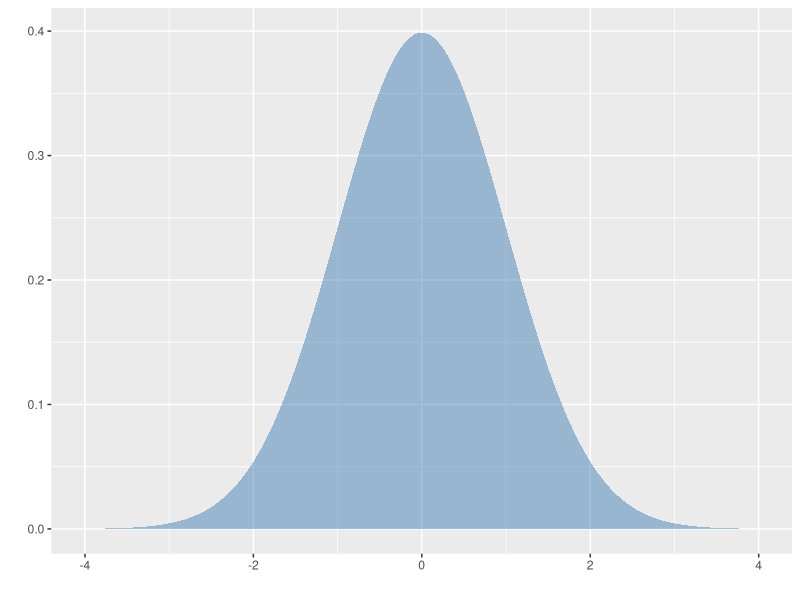
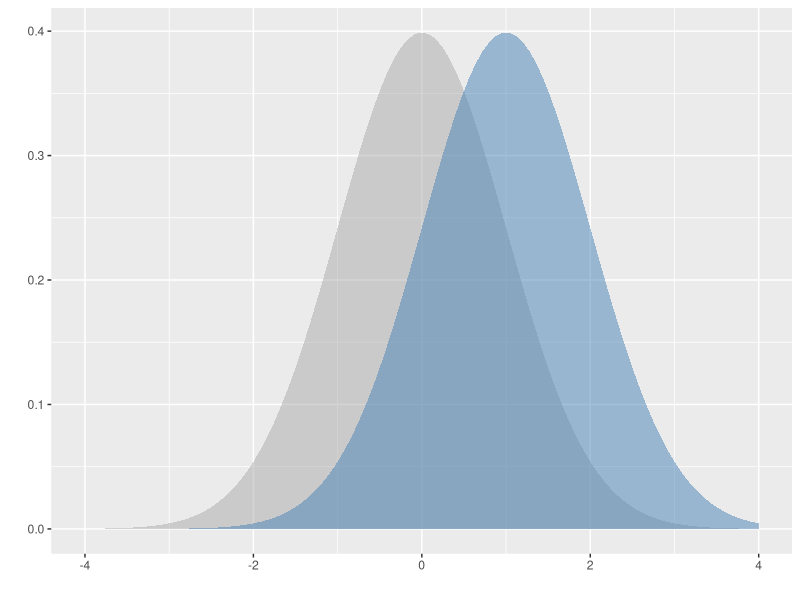
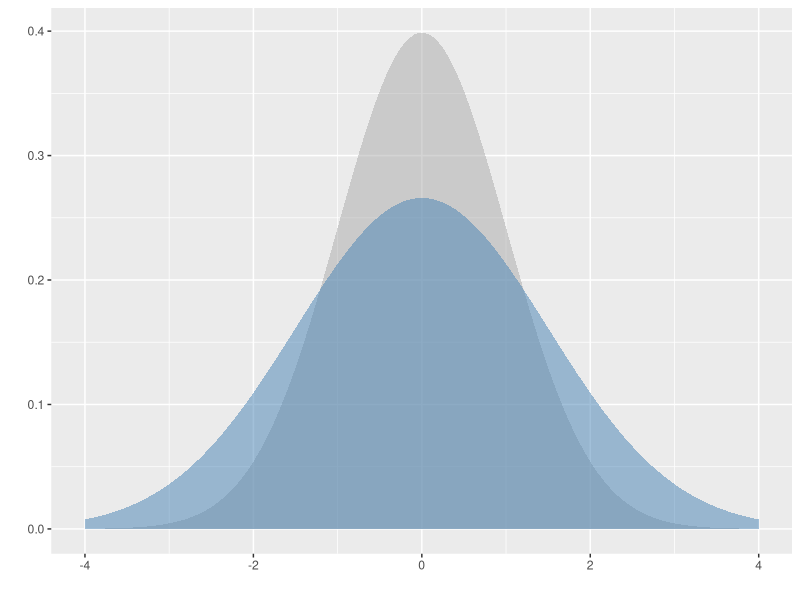
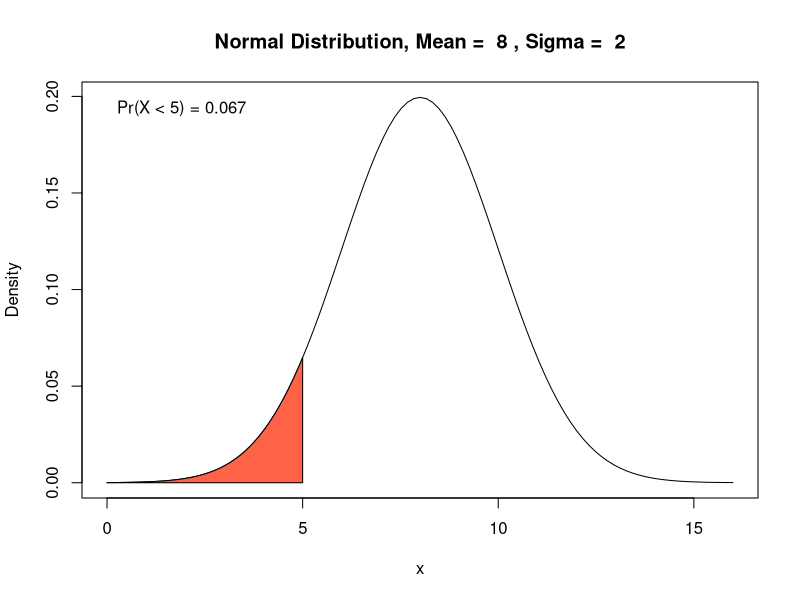
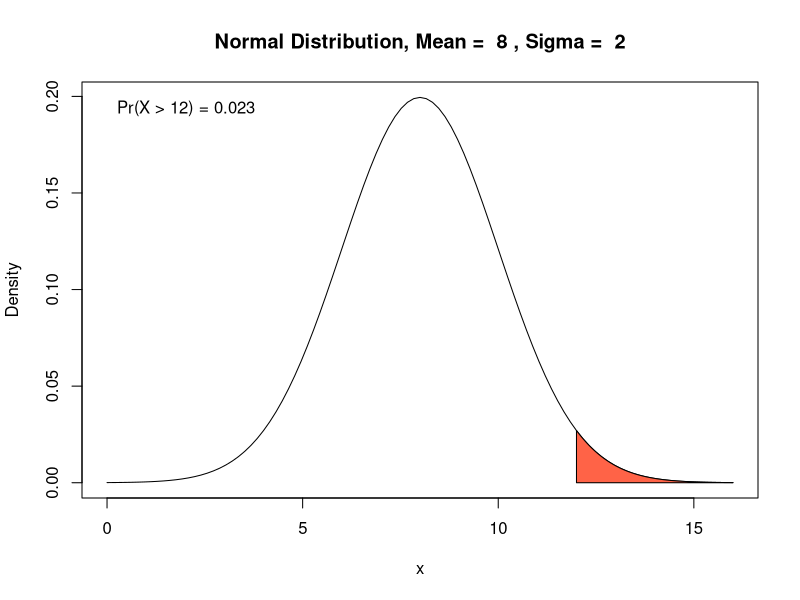
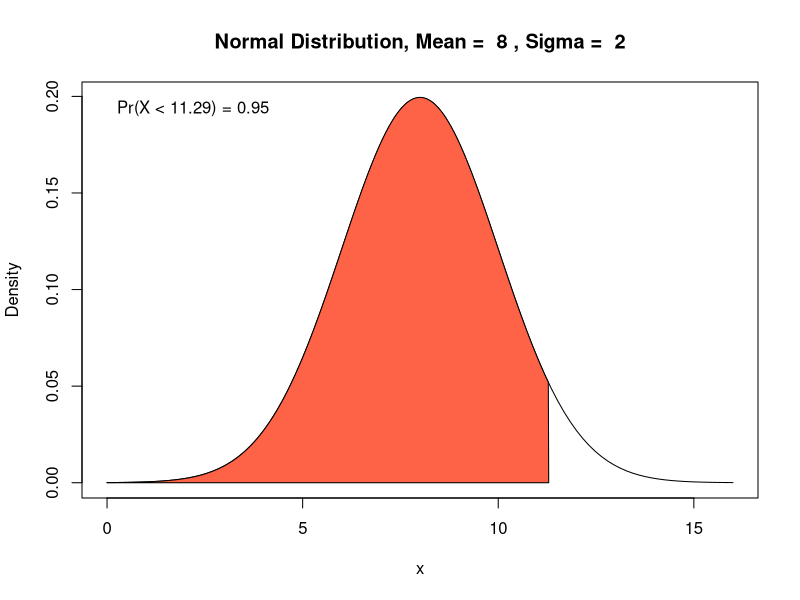

Here is the R script that generated these plots, in order:
## ---- chunk 1
knitr::opts_chunk$set(warning = FALSE, message = FALSE)
## ---- chunk 2
library(ggplot2) # for ggplot()
## ---- chunk 3

## We will create a function for generating density plots

## There is a lot happening with the code below, but don't worry, 
## you will NOT be asked to replicate this user-generated function 
## in any assessments, this is simply just set up to generate plots 
## specific to this script.

plot_normal <- function(x, mu, sd, a="", b="", area = "less"){
  # Define area to highlight
  
  if (area == "less") {
    auc <- c(0,dnorm(seq(mu-sd*4,x,sd*0.01), mean = mu, sd = sd),0)
    x_values <- c(mu-sd*4,seq(mu-sd*4,x,sd*0.01),x)
  } else {
    if (area == "greater") {
      auc <- c(0,dnorm(seq(x,mu+sd*4,sd*0.01), mean = mu, sd = sd),0)
      x_values <- c(x,seq(x,mu+sd*4,sd*0.01),mu+sd*4)
    } else {
      if (area == "between") {
        auc <- c(0,dnorm(seq(a,b,sd*0.01), mean = mu, sd = sd),0)
        x_values <- c(a,seq(a,b,sd*0.01),b)
      }
    }
  }
  
  # Create probability statement
  
  if (area == "less") {
    prob_statement <- paste("Pr(X < ",x,") = ", round(pnorm(x,mu,sd),3), sep = "")
  } else {
    if (area == "greater") {
      prob_statement <- paste("Pr(X > ",x,") = ", 
                              round(pnorm(x,mu,sd,lower.tail = FALSE),3), sep = "")
    } else {
      if (area == "between") {
        prob_statement <- paste("Pr(",a," < x < ",b,") = ", 
                                round(pnorm(b,mu,sd) - pnorm(a,mu,sd),3), sep = "")}
      else {
        prob_statement <- ""
      }
    }
  }
  
  
  # Plot density
  curve(expr = dnorm(x,mu,sd), 
        xlim = c(mu-sd*4,mu+sd*4), 
        main = paste("Normal Distribution, Mean = ",mu,", Sigma = ",sd),
        ylab = "Density")
  if (area != "") {
    polygon(x = x_values, y = auc, col = "tomato")
    text(x = mu-sd*4, y = dnorm(mu-sd/4,mu,sd), labels = prob_statement, pos = 4)
  }
  
}
## ---- chunk 4
data = data.frame(x = c(-4, 4))

ggplot(data = data, aes(x)) + 
  stat_function(fun = dnorm, geom = "area", fill = "steelblue", alpha = 0.5, 
                n = 101, args = list(mean = 0, sd = 1)) +  
  xlab("") + ylab("") 
## ---- chunk 5
ggplot(data = data, aes(x)) + 
  stat_function(fun = dnorm, geom = "area", fill = "darkgrey", alpha = 0.5, 
                n = 101, args = list(mean = 0, sd = 1)) +  
  stat_function(fun = dnorm, geom = "area", fill = "steelblue", alpha = 0.5, 
                n = 101, args = list(mean = 1, sd = 1)) +  
  xlab("") + ylab("") 

## ---- chunk 6
ggplot(data = data, aes(x)) + 
  stat_function(fun = dnorm, geom = "area", fill = "darkgrey", alpha = 0.5, 
                n = 101, args = list(mean = 0, sd = 1)) +  
  stat_function(fun = dnorm, geom = "area", fill = "steelblue", alpha = 0.5, 
                n = 101, args = list(mean = 0, sd = 1.5)) +  
  xlab("") + ylab("") 
## ---- chunk 7
# (a) P(X <= 5)
mean <- 8  
sd <- 2 

x_a <- 5 
ans.a <- pnorm(x_a, mean, sd, lower.tail = TRUE) 
print(round(ans.a,3))

# Let's visualise this using a density plot 
plot_normal(5,8,2)
## ---- chunk 8
# (b) P(X > 12) 

x_b <- 12 
ans.b <- pnorm(x_b, mean, sd, lower.tail = FALSE) 
print(round(ans.b,3))
 
# Let's visualise this using a density plot 
plot_normal(12,8,2,area='greater')
## ---- chunk 9
# (c) Find x such that  P(X <= x) = 0.95 

proportion <- 0.95  

ans.c <- qnorm(proportion, mean, sd, lower.tail = TRUE) 
print(round(ans.c,3))

# We can see what this looks through a density plot 
plot_normal(round(ans.c,3),8,2)
